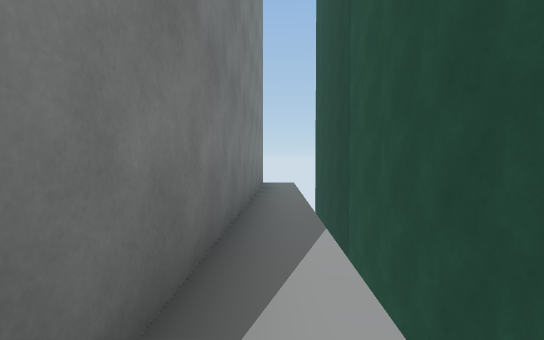
view 1 (above)

24 first-person views from a walk through a Unity game level. The camera is 1.4 m above the floor, tilts 2° down and sees 85° across. The floor is counted in squares, 2 m on a side. Each view is taken from the middle of a square. On the plan, view 1 faces up. The plan holds only what a view shows up to about 10 squares ahead; the rest is blank. The place goes on beyond the plan. The player is left out. Some surface patterns are stand-ins.

view 2
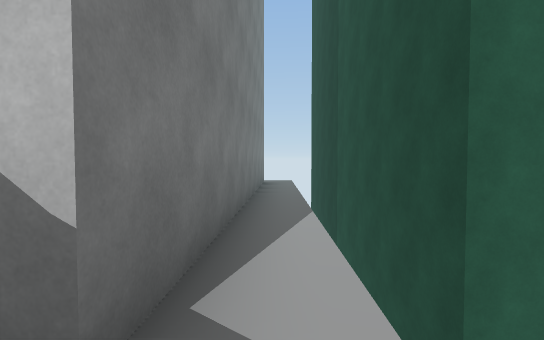

view 3
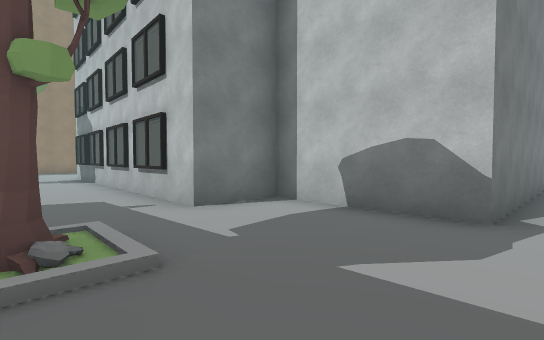

view 4
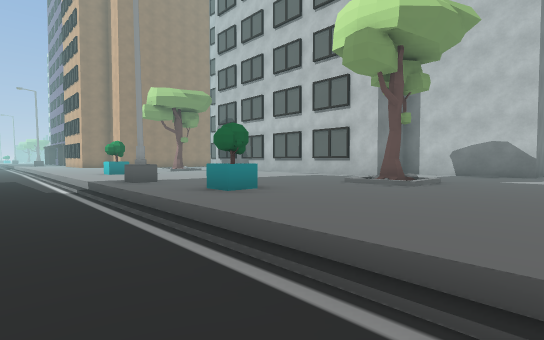

view 5
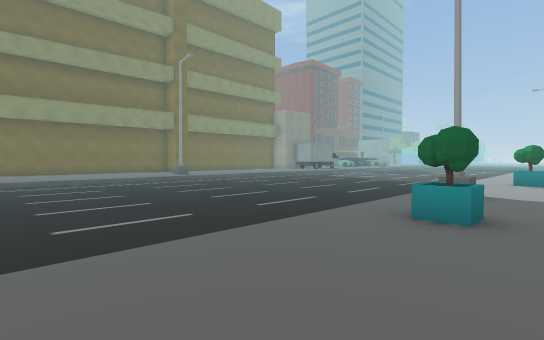

view 6
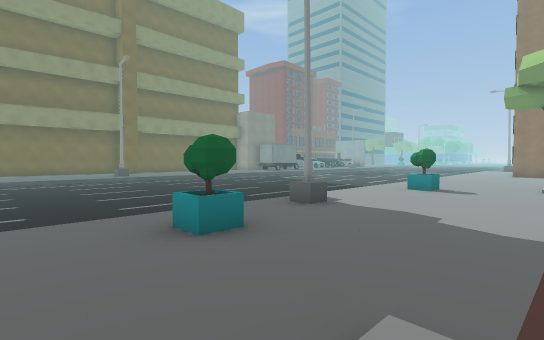

view 7
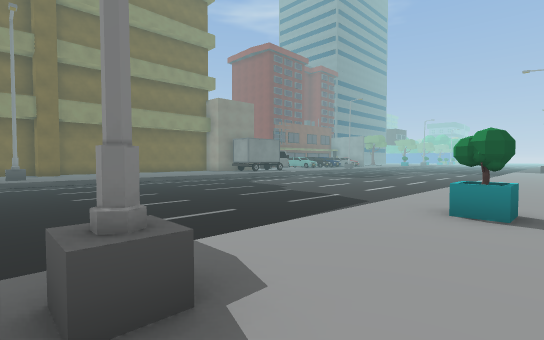

view 8
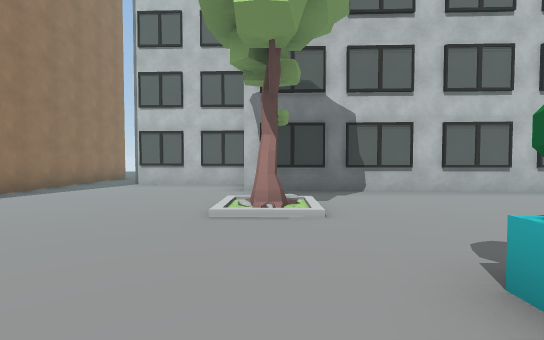

view 9
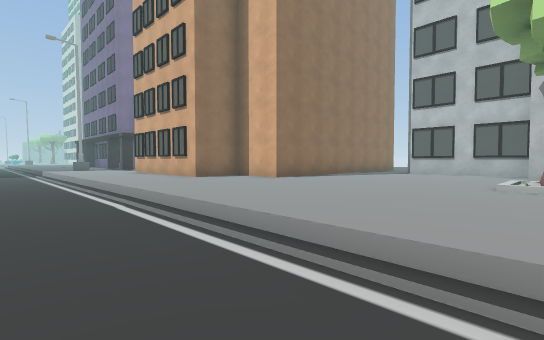

view 10
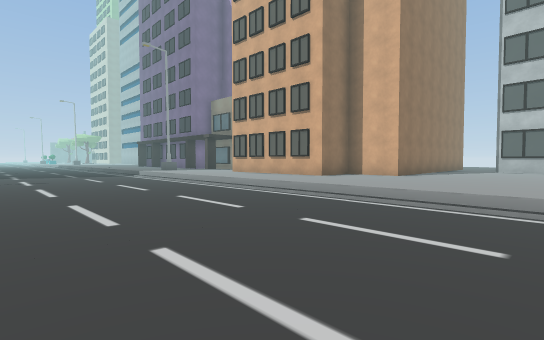

view 11
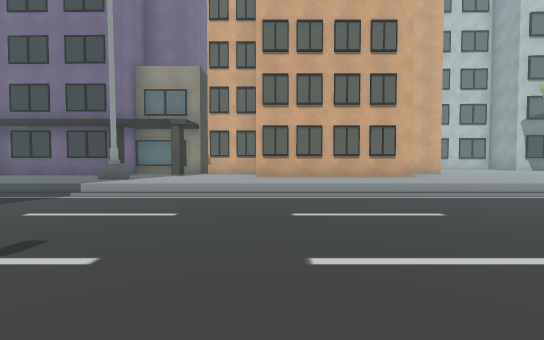

view 12
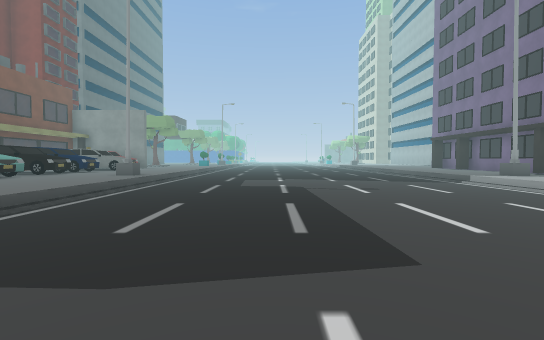

view 13
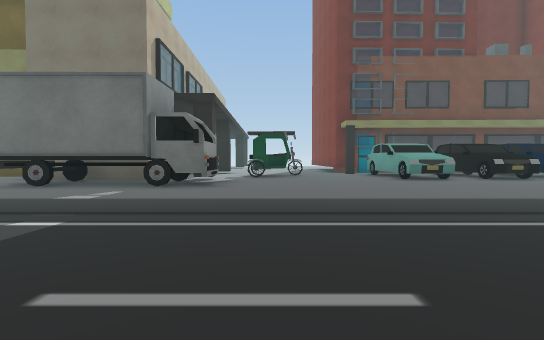

view 14
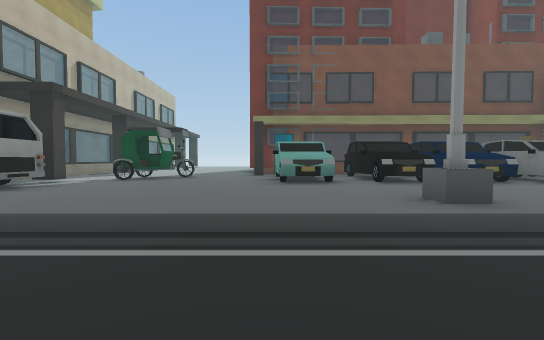

view 15
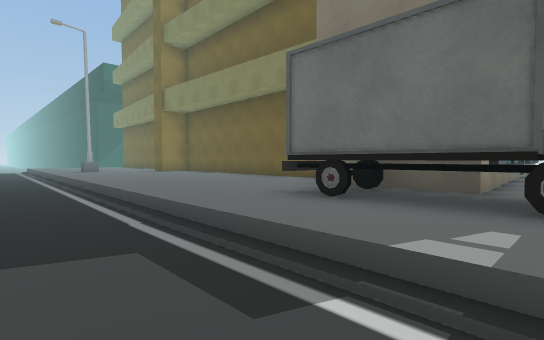

view 16
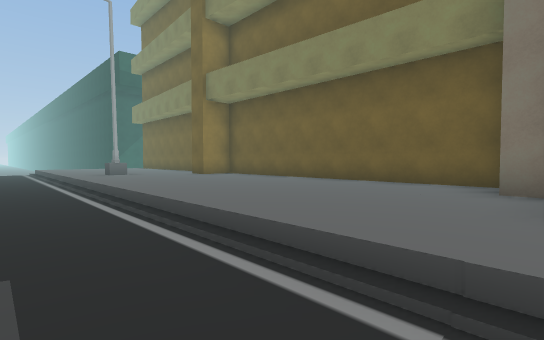

view 17
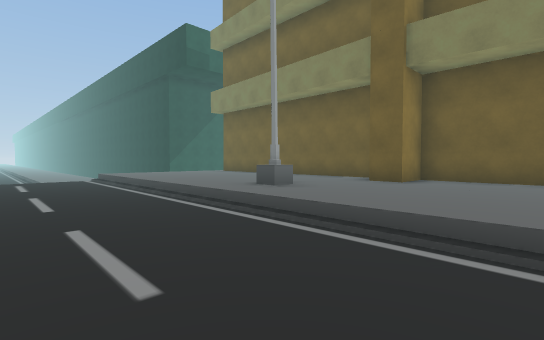

view 18
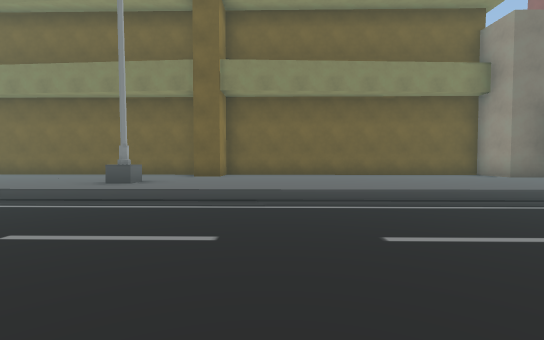

view 19
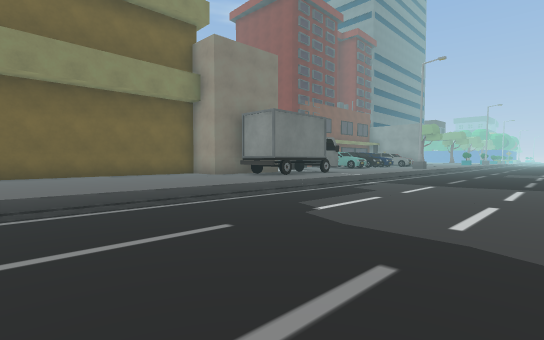

view 20
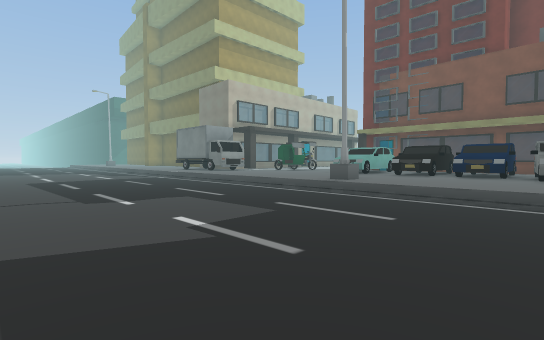

view 21
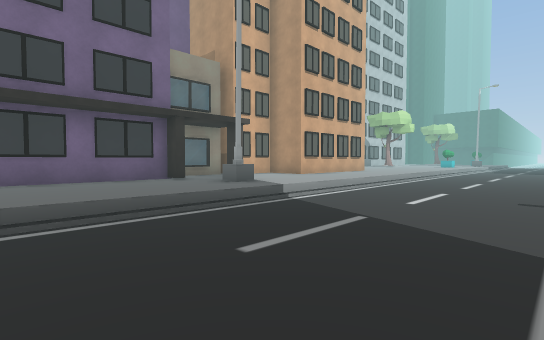

view 22
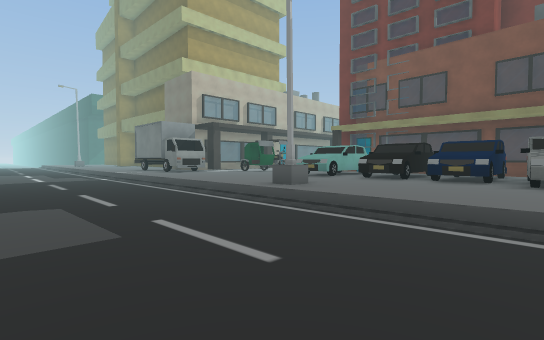

view 23
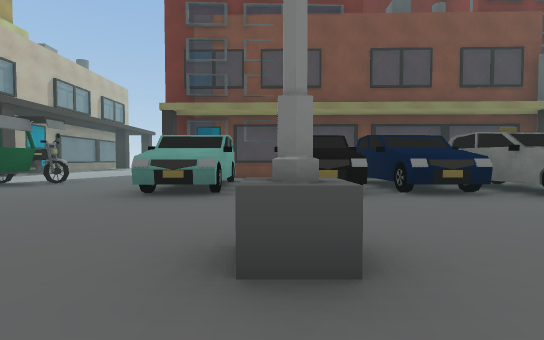

view 24
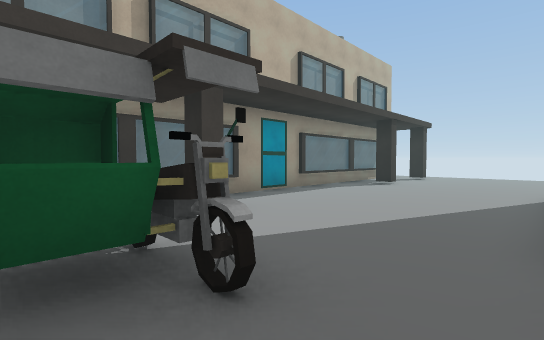

### Floor plan
Key: @ floor where view 1 was taken; # wall or solid block; . main floor; - floor 0.5 m lower than the main floor; / step, stairs or slope; = window, fence, low wall or low ledge; B building; T tree; C car; R truck; A cart; I bike.
Columns run from 31 left of view 1 to 2 right of it. Each row starts with its distance up from view 1.
  9                                /B
  8                               #.B
  7                               #.B
  6                               #.B
  5                               #.B
  4                               #.B
  3                               #.B
  2              #.               #.B
  1              #.####           #.BB
  0              #.....        ####@
 -1              #.....#########....
 -2              #..................
 -3              #..............//..
 -4   ##B####   ##.....T........T/..
 -5 ###B.B..## ##...................
 -6 ........B###....................
 -7 ....#................T...#.T....
 -8 //////////////////////..........
 -9 --------------------------------
-10 --------------------------------
-11 --------------------------------
-12 --------------------------------
-13 --------------------------------
-14 --------------------------------
-15 --------------------------------
-16 --------------------------------
-17 --------------------------------
-18 ....#.................//////////
-19 ...........RRR..........#......
-20 ..........RRRRR...............
-21 CCCC.CC....B###..............
-22 CCCCCCC..A..= ##.......#......
-23 CCCCCCC.II..B  ################
-24 BBB CCB ...B#
-25  #B#B###....=
-26        .....#
-27        .....#
-28         ....#
-29         ....=
-30        ....B#
-31        .....B
-32         ....

Positions as (right, up) in squares from view 1, and headings:
1: (0, 0), facing up
2: (0, -1), facing up
3: (0, -4), facing up-left
4: (0, -10), facing up-left
5: (0, -6), facing down-left
6: (-2, -4), facing down-left
7: (-6, -6), facing down-left
8: (-12, -8), facing up
9: (-12, -10), facing up-left
10: (-14, -13), facing up-left
11: (-23, -14), facing up
12: (-18, -14), facing left
13: (-22, -14), facing down
14: (-25, -15), facing down
15: (-20, -16), facing down-right
16: (-17, -16), facing down-right
17: (-11, -15), facing down-right
18: (-10, -13), facing down
19: (-11, -13), facing down-left
20: (-31, -12), facing down-right
21: (-31, -12), facing up-right
22: (-31, -14), facing down-right
23: (-27, -17), facing down
24: (-24, -22), facing down-right
